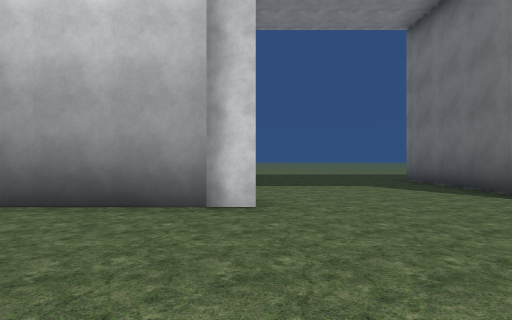
View 1 (above)

23 first-person views from a walk through a 3-D level made in the Unity game engine. The camera is 1.2 m above the floor, looks level and sees 80° across. The floor is counted in squares, 2 m on a side. Each view is taken from the middle of a square. On the plan, view 1 faces up. The plan holds only what a view shows up to about 9 squares ahead; the rest is blank. The place goes on beyond the plan. The player character is not drawn.

View 2
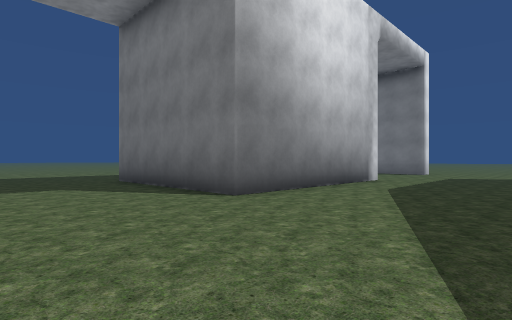

View 3
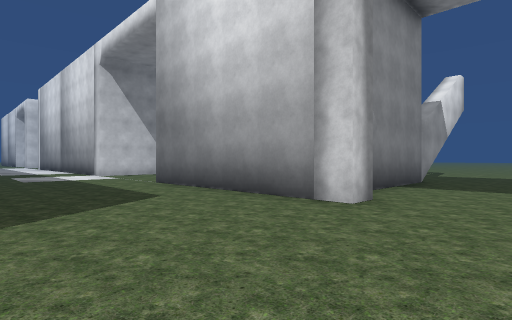

View 4
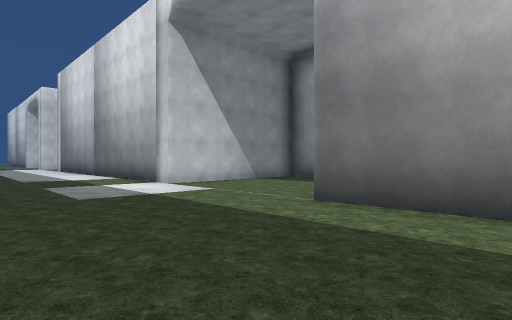

View 5
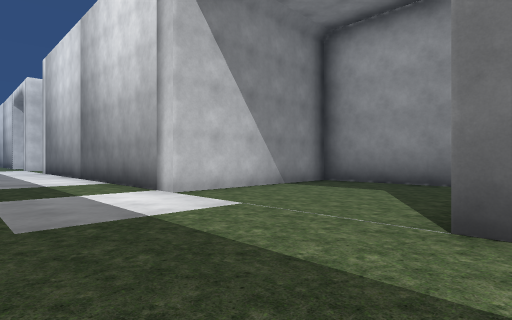

View 6
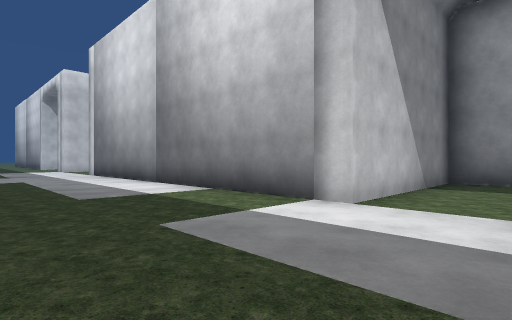

View 7
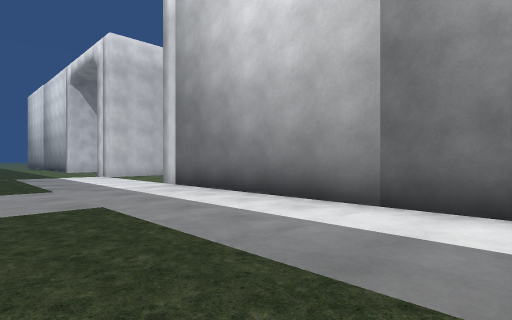

View 8
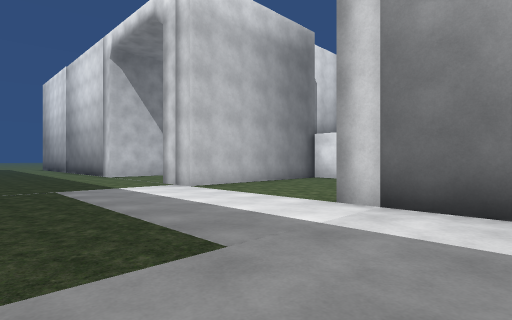

View 9
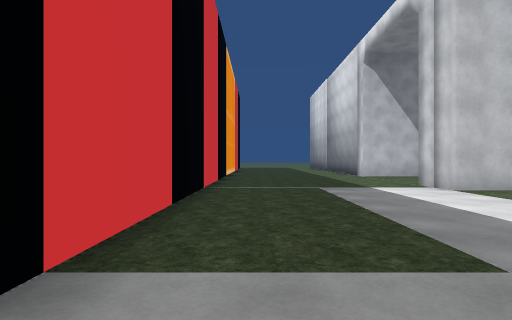

View 10
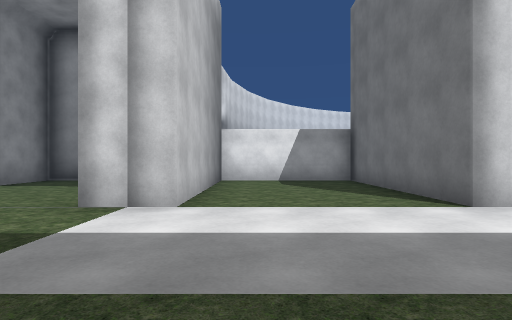

View 11
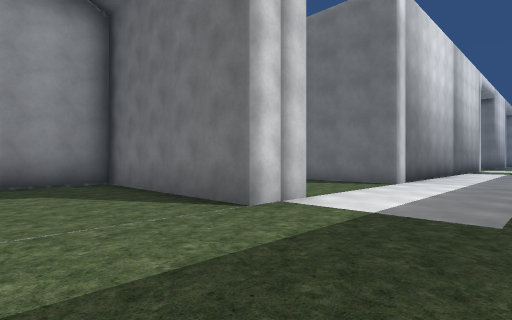

View 12
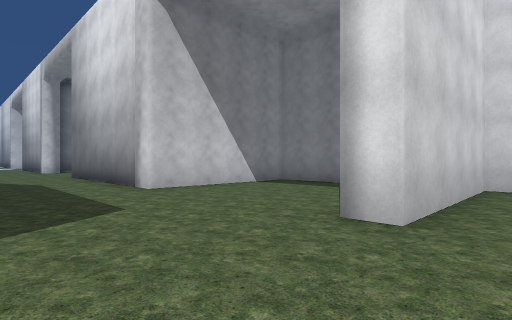

View 13
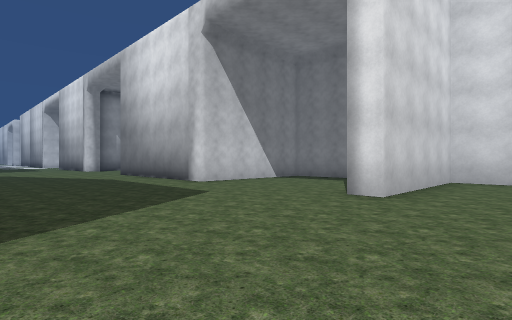

View 14
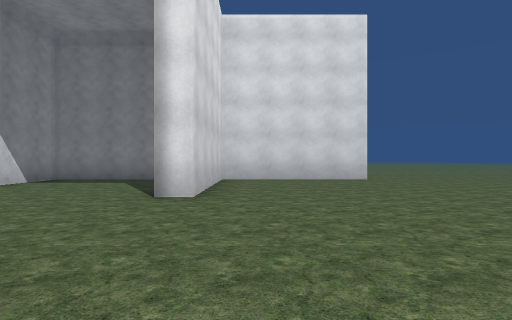

View 15
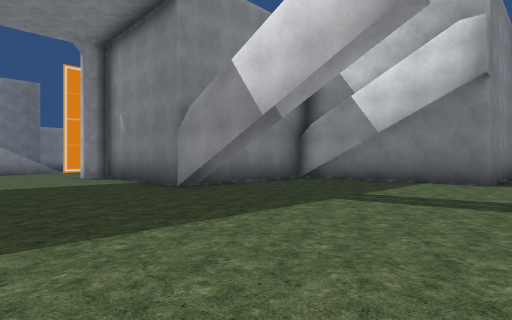

View 16
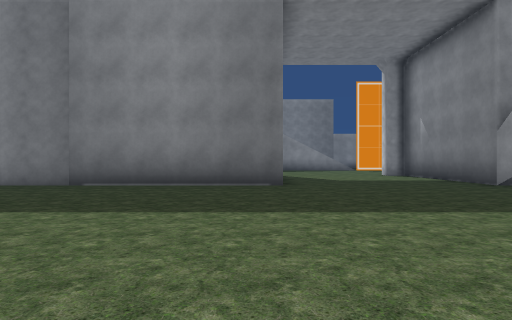

View 17
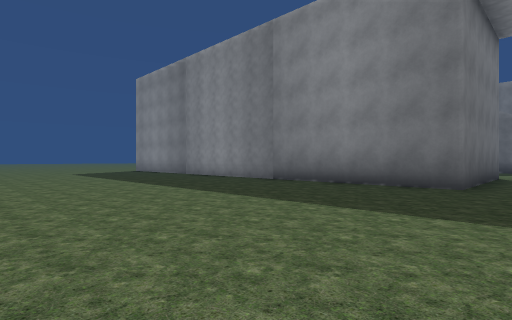

View 18
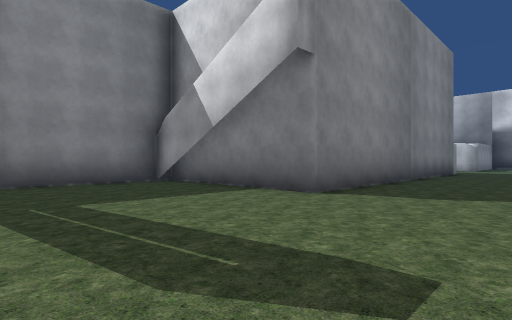

View 19
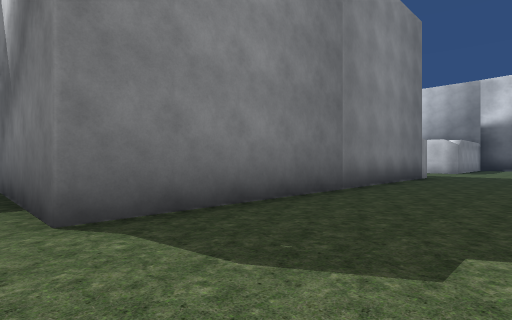

View 20
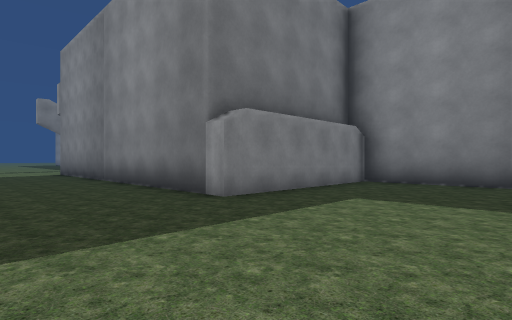

View 21
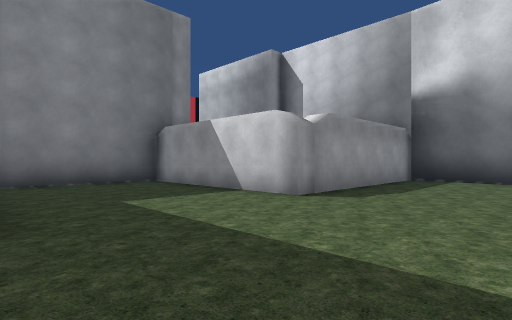

View 22
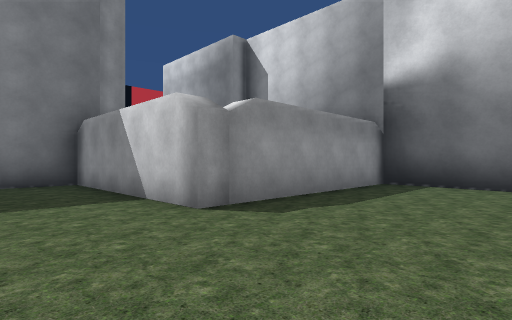

View 23
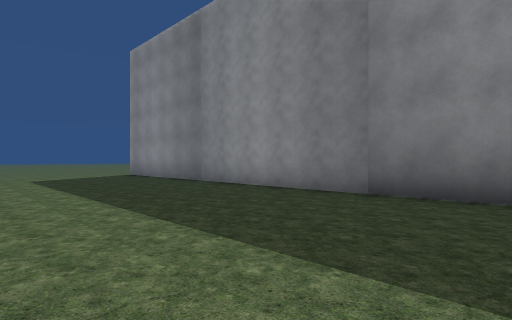

### Floor plan
Points are (right, up) in squares from view 1. A wall is a line through its corners. A room is listed if a view was taken in it or the views show most of it. See-through windows are left out.
Room 1 (views 1, 2, 3, 4, 5, 6, 7, 8, 9, 10, 11, 12, 13, 14, 15, 16, 17, 18, 19, 20, 21, 22, 23)
walls: (-0.6, 10.6) (-0.6, 5.9); (-1.1, 10.6) (-1.1, 8.9); (0, 4.5) (0, 3.9) (-5.6, 3.9); (-5.1, 10.6) (-5.1, 8.9); (-6.6, 8.9) (-10, 8.9) (-10, 3.9) (-21.2, 3.9) (-21.2, 8.9) (-25, 8.9) (-25, 3.9) (-26.2, 3.9) (-26.2, 8.9) (-29.5, 8.9); (10, 8) (10, 3.9) (4.4, 3.9) (4.4, 8.9) (14.6, 8.9); (11.9, 8.2) (10.5, 8.2); (16.2, 8.2) (15, 8.2) (15, 3.9) (14.4, 3.9); (-23.1, -1.1) (-20.6, -1.1); (-25.4, 16.5) (-25.6, 13.9) (-20.1, 13.9) (-20.1, 8.9) (-16.1, 8.9) (-16.1, 13.9) (-5.6, 13.9) (-5.6, 8.9) (-0.8, 8.9); (-28, -1.1) (-25.5, -1.1)

Where each view was taken, in squares from view 1:
view 1: 0 up, 0 right, facing up
view 2: 0 up, 1 right, facing up-right
view 3: 0 up, 2 right, facing up-left
view 4: 0 up, 3 left, facing up-left
view 5: 1 up, 5 left, facing up-left
view 6: 0 up, 8 left, facing up-left
view 7: 0 up, 14 left, facing up-left
view 8: 0 up, 19 left, facing up-left
view 9: 0 up, 19 left, facing left
view 10: 0 up, 24 left, facing up
view 11: 1 up, 29 left, facing up-right
view 12: 1 up, 16 right, facing up-left
view 13: 1 down, 17 right, facing up-left
view 14: 1 down, 16 right, facing up
view 15: 15 up, 3 right, facing down-left
view 16: 16 up, 5 right, facing down
view 17: 16 up, 3 right, facing down-right
view 18: 17 up, 1 left, facing down-left
view 19: 17 up, 5 left, facing down-left
view 20: 17 up, 20 left, facing down-right
view 21: 17 up, 16 left, facing down-left
view 22: 17 up, 18 left, facing down-left
view 23: 14 up, 7 right, facing down-right
